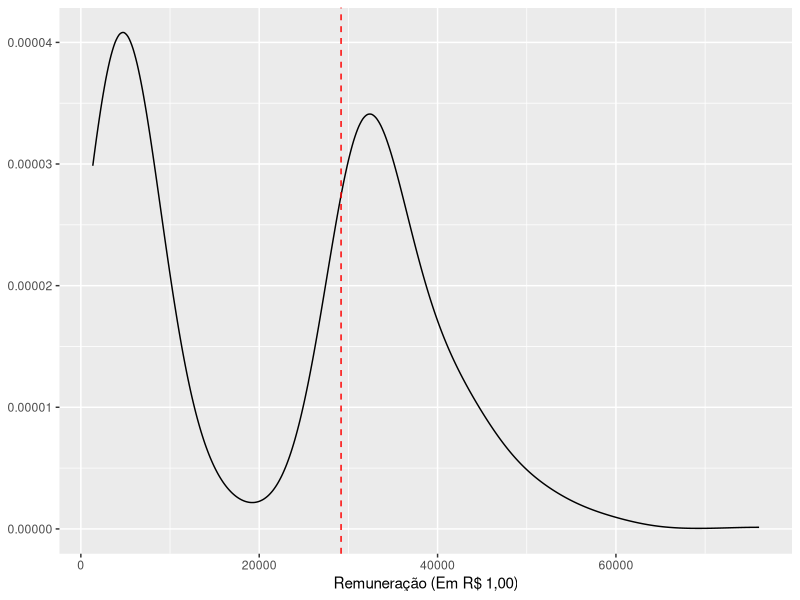
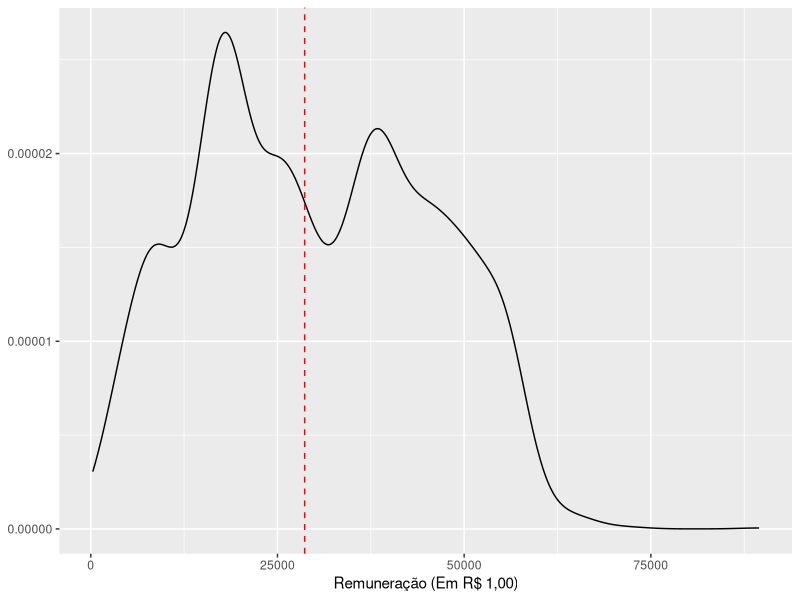

Recreate these plots in R, in order.
## ---- chunk 1
library("tidyverse")
## ---- chunk 2
#======================================================================
# necessário utilizar arquivo completo "data-raw/servidoresMG_1219.csv" de
# http://200.198.22.105/fgs-adm/remuneracao/downloadRemuneracao.php?mes=1219
# para manipulação com filter() e head() ser necessária
#======================================================================

dat <- read_csv2("data-raw/servidoresMG_1219_top10.csv",
  col_types = "ccccccccnnncnnnnnnnnnnnnnnnnnnnnnnn",
)
## ---- chunk 3
dat %>%
  select(orgao = descinst, vl_remuneracao_liquida = rem_pos) %>% 
  filter(orgao == "ADVOCACIA GERAL DO ESTADO") %>%
  ggplot(aes(x = vl_remuneracao_liquida)) +
  geom_density() +
  geom_vline(aes(xintercept = median(vl_remuneracao_liquida)),
    color = "red",
    linetype = "dashed"
  ) +
  xlab("Remuneração (Em R$ 1,00)") +
  ylab(NULL) +
  scale_y_continuous(labels = scales::comma)

dat %>%
  select(orgao = descinst, vl_remuneracao_liquida = rem_pos) %>% 
  filter(orgao == "SECRETARIA DA FAZENDA") %>%
  ggplot(aes(x = vl_remuneracao_liquida)) +
  geom_density() +
  geom_vline(aes(xintercept = median(vl_remuneracao_liquida)),
    color = "red",
    linetype = "dashed"
  ) +
  xlab("Remuneração (Em R$ 1,00)") +
  ylab(NULL) +
  scale_y_continuous(labels = scales::comma)

dat %>%
  select(orgao = descinst, vl_remuneracao_liquida = rem_pos) %>% 
  group_by(orgao) %>%
  summarize(
    vl_mediana = median(vl_remuneracao_liquida),
    n = n()
  ) %>%
  arrange(desc(vl_mediana)) %>%
  filter(n > 10) %>% # remove orgaos com menos de 10 servidores
  head(10) %>%
  knitr::kable(col.names = c("Órgão ou Entidade", "Mediana Remuneração", "Qtd. Pagamentos"))
